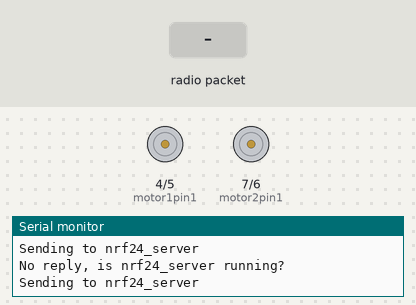
Bench run of a sketch on a simulated Arduino Uno, built with avr-gcc and run on an emulated ATmega328P. On the bench: motor-driver pin pairs drawn as motors (green arrow = first pin HIGH = forward, orange = second pin HIGH = backward, longer = more drive, scaled by the enable pin), the last lines printed to the serial monitor. Inputs (shaded band) come from the test bench. No radio packets arrive unless stated.

Above: at 1.2 s.
1.3 s: radio packet "5" arrives
2.8 s: radio packet "90" arrives
4.3 s: radio packet "200" arrives
At 5.7 s:
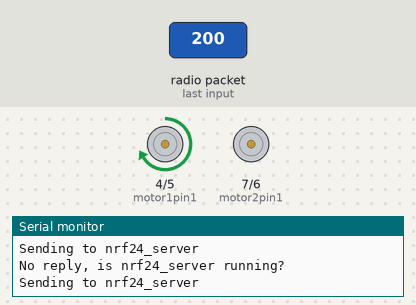
Timing chart, 0 to 7.3 s (numbered marks = the images above; inputs shaded):
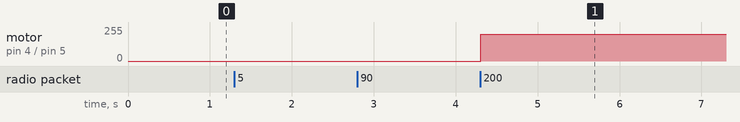

Measured:
- after the input at 4.3 s, motor on pin 4 (motor1pin1) / pin 5 (motor1pin2): stopped → forward 200/255 at once

The sketch:

Slave.ino
```cpp
// client code Arduino Uno 2

#include <SPI.h>
#include <RH_NRF24.h>
// Include the Servo library
// Singleton instance of the radio driver
RH_NRF24 nrf24;
// RH_NRF24 nrf24(8, 7); // use this to be electrically compatible with Mirf
// RH_NRF24 nrf24(8, 10);// For Leonardo, need explicit SS pin
// RH_NRF24 nrf24(8, 7); // For RFM73 on Anarduino Mini
int motor1pin1 = 4;
int motor1pin2 = 5;

int motor2pin1 = 7;
int motor2pin2 = 6;

int En1 = 3;
int En2 = 9;
void setup()
{
    pinMode(En1, OUTPUT);   // where the motor is connected to
    pinMode(En2, OUTPUT);   // where the motor is connected to
    pinMode(motor1pin1, OUTPUT);
    pinMode(motor1pin2, OUTPUT);
    pinMode(motor2pin1, OUTPUT);
    pinMode(motor2pin2, OUTPUT);
  Serial.begin(9600);
  // We need to attach the servo to the used pin number
  while (!Serial)
    ; // wait for serial port to connect. Needed for Leonardo only
  if (!nrf24.init())
    Serial.println("init failed");
  // Defaults after init are 2.402 GHz (channel 2), 2Mbps, 0dBm
  if (!nrf24.setChannel(1))
    Serial.println("setChannel failed");
  if (!nrf24.setRF(RH_NRF24::DataRate2Mbps, RH_NRF24::TransmitPower0dBm))
    Serial.println("setRF failed");
}


void loop()
{
  Serial.println("Sending to nrf24_server");
  // Send a message to nrf24_server
  uint8_t data[] = "Hello World!";
  nrf24.send(data, sizeof(data));

  nrf24.waitPacketSent();
  // Now wait for a reply
  uint8_t buf[RH_NRF24_MAX_MESSAGE_LEN];
    uint8_t len = sizeof(buf);
  char *x;
  char *y;
  char s[2] = " ";
  x = strtok(buf,s);
  y = strtok(NULL,s);
  int posx,posy;
  posx = atoi(x);
  posy = atoi(y);

  if (nrf24.waitAvailableTimeout(500))
  {
    // Should be a reply message for us now
    if (nrf24.recv(buf, &len))
    {
      //go forward
      if(posx > -20 && posx < 20 && posy > -20 && posy < 20)
      {
        Serial.println("S");
        digitalWrite(motor1pin1,LOW);
        digitalWrite(motor1pin2,LOW);
        digitalWrite(motor2pin1,LOW);
        digitalWrite(motor2pin2,LOW);
      }
      else if(posx > -20 && posx <20 && posy >=20)
      {
        Serial.println("F");
        analogWrite(En1,200);
        analogWrite(En2,200);
        digitalWrite(motor1pin1,HIGH);
        digitalWrite(motor1pin2,LOW);
        digitalWrite(motor2pin1,HIGH);
        digitalWrite(motor2pin2,LOW);
      }
      else if(posx > -20 && posx < 20 && posy <= -20)
      {
        Serial.println("B");
        analogWrite(En1,200);
        analogWrite(En2,200);
        digitalWrite(motor1pin1,LOW);
        digitalWrite(motor1pin2,HIGH);
        digitalWrite(motor2pin1,LOW);
        digitalWrite(motor2pin2,HIGH);
      }
      else if(posy < 20 && posy >-20 && posx >= 20)
      {
        Serial.println("R");
        analogWrite(En1,200);
        analogWrite(En2,0);
        digitalWrite(motor1pin1,HIGH);
        digitalWrite(motor1pin2,LOW);
        digitalWrite(motor2pin1,HIGH);
        digitalWrite(motor2pin2,LOW);
      }
      else if(posy < 20 && posy >-20 && posx <= -20)
      {
        Serial.println("L");
        analogWrite(En1,0);
        analogWrite(En2,200);
        digitalWrite(motor1pin1,HIGH);
        digitalWrite(motor1pin2,LOW);
        digitalWrite(motor2pin1,HIGH);
        digitalWrite(motor2pin2,LOW);
      }
      Serial.print("got reply: ");
      Serial.println((char*)buf);
      Serial.println(posx);
      Serial.println(posy);
      delay(50);

    }
    else
    {
      Serial.println("recv failed");
    }
  }
  else
  {
    Serial.println("No reply, is nrf24_server running?");
  }
  delay(10);
}
```
